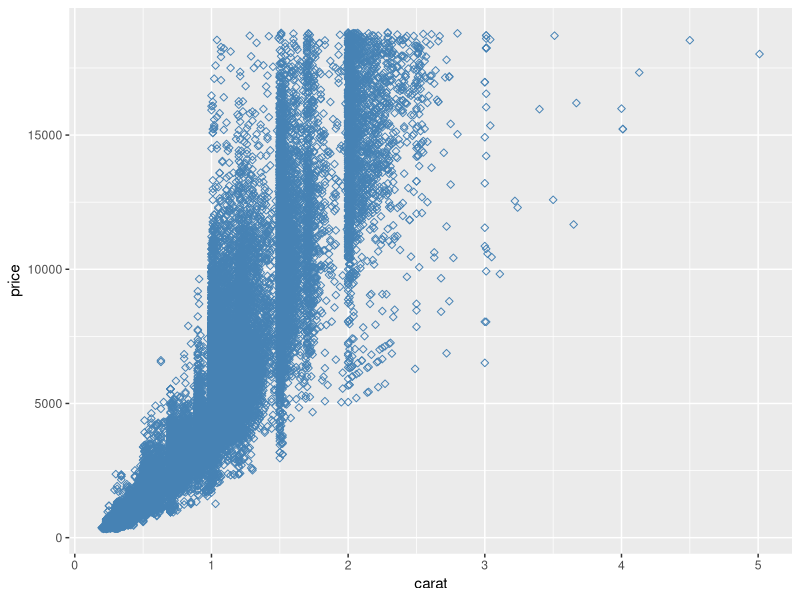
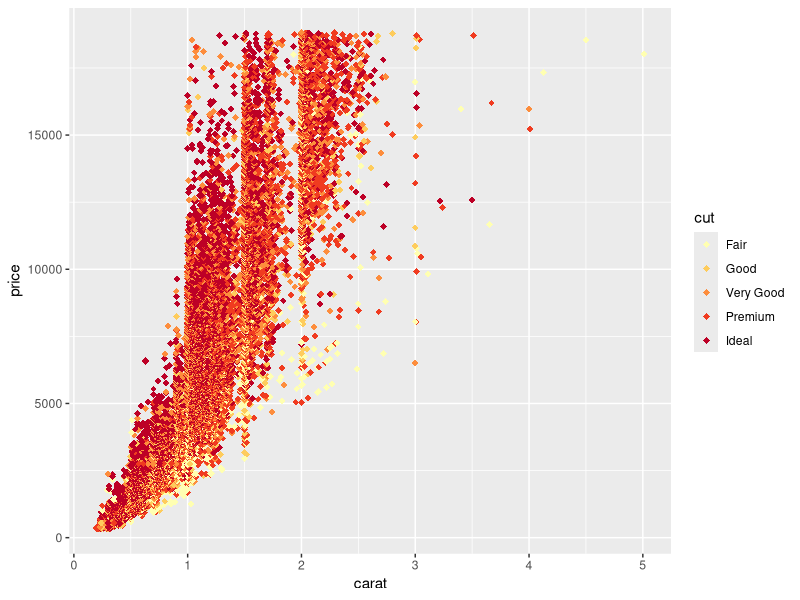

Reproduce these figures in R, in order.
## ---- chunk 1
library(tidyverse)
## ---- chunk 2
## TASK: Plot `price` vs `carat` below
diamonds |>
  ggplot(
    mapping = aes(
      x = carat,
      y = price,
    )) +
  geom_point(
    shape = 5,
    color = "steelblue"
  )
## ---- chunk 3
## TASK: Plot `price`, `carat`, and `cut` below
diamonds |>
  ggplot(    
    mapping = aes(
      x = carat,
      y = price,
      color = cut
    )
  ) +
  geom_point(
    shape = 18,
    size = 2,
  ) +
  scale_color_brewer(palette = "YlOrRd")
